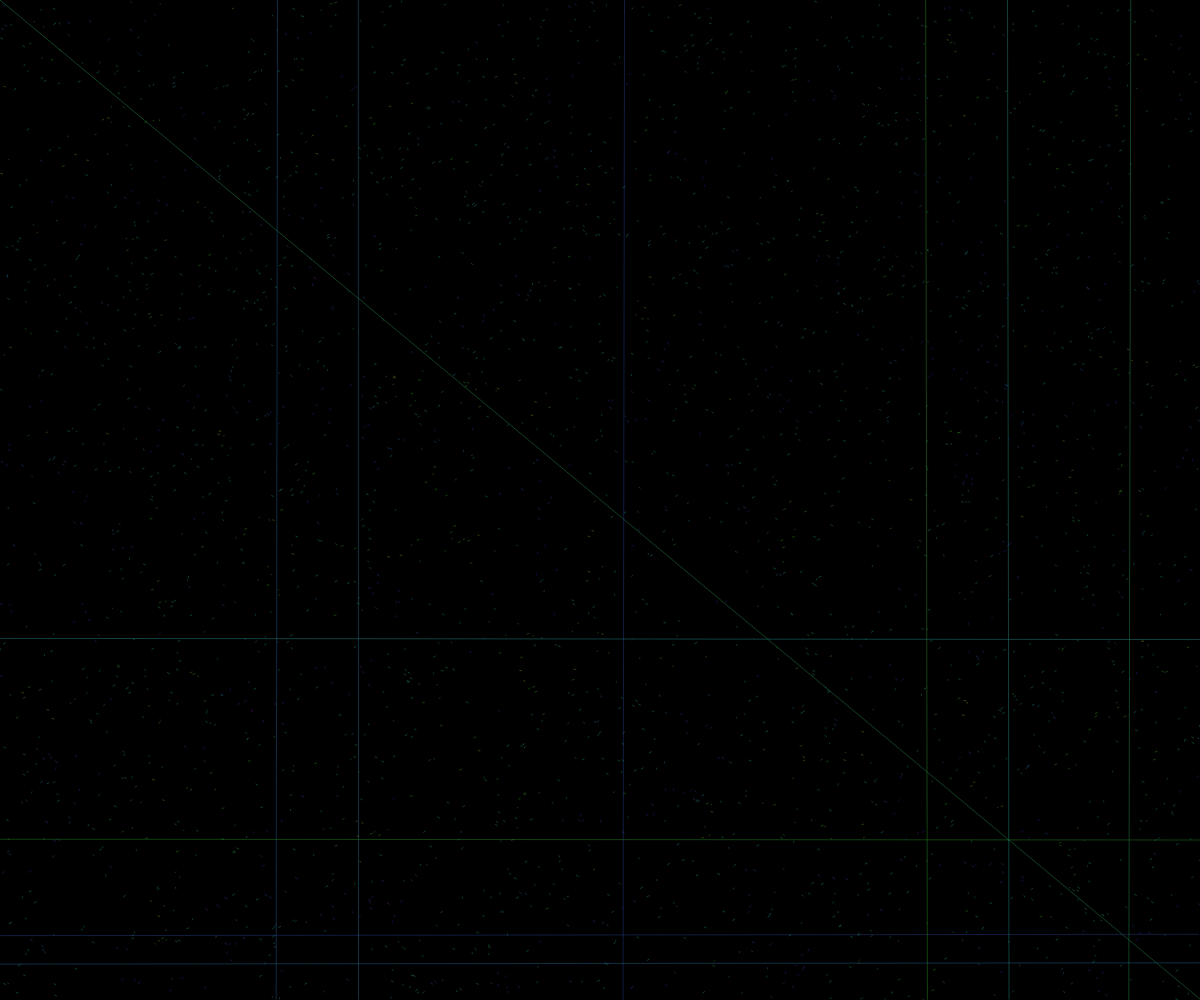
Frame 1 (no input)
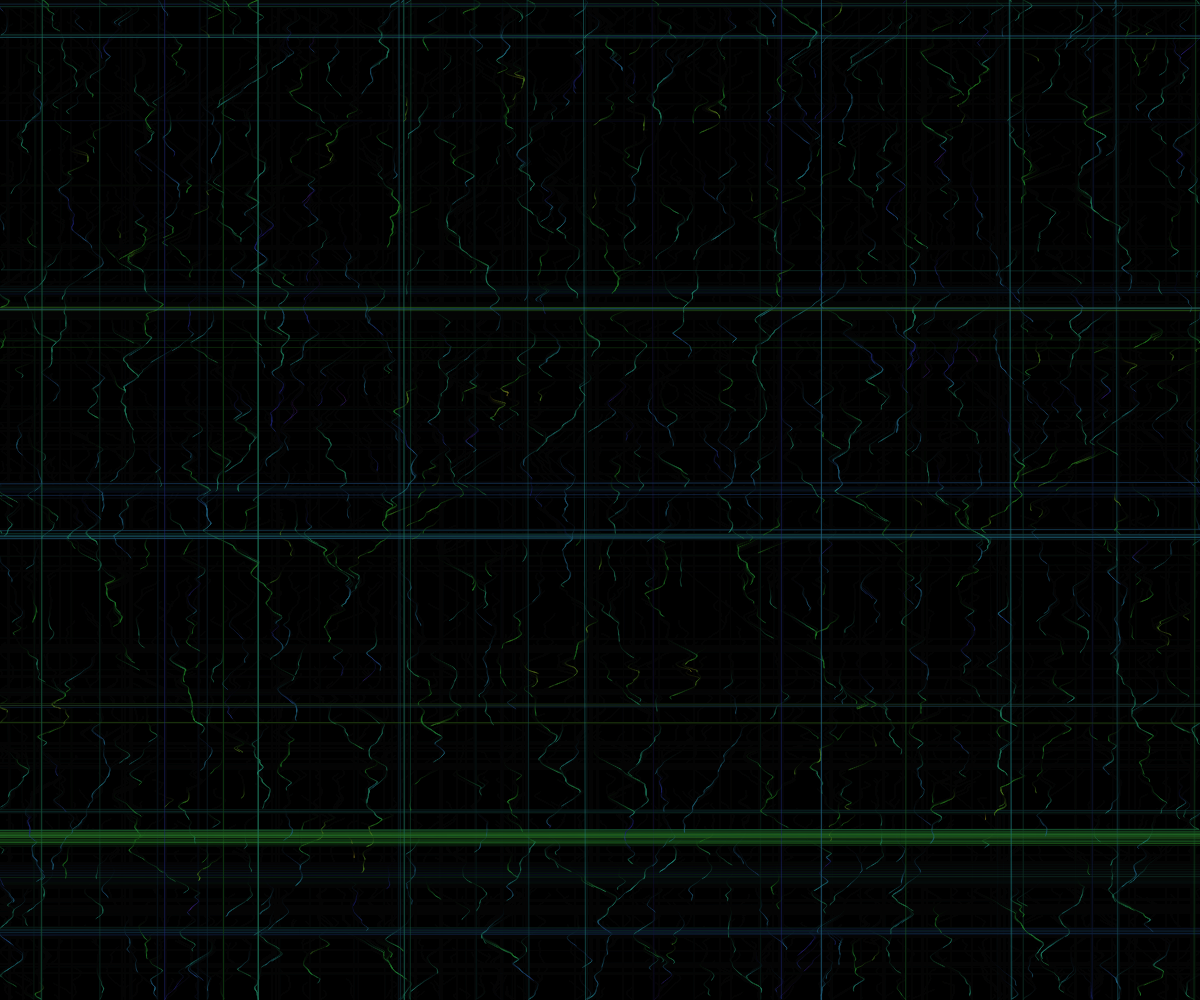
Frame 60 (no input)
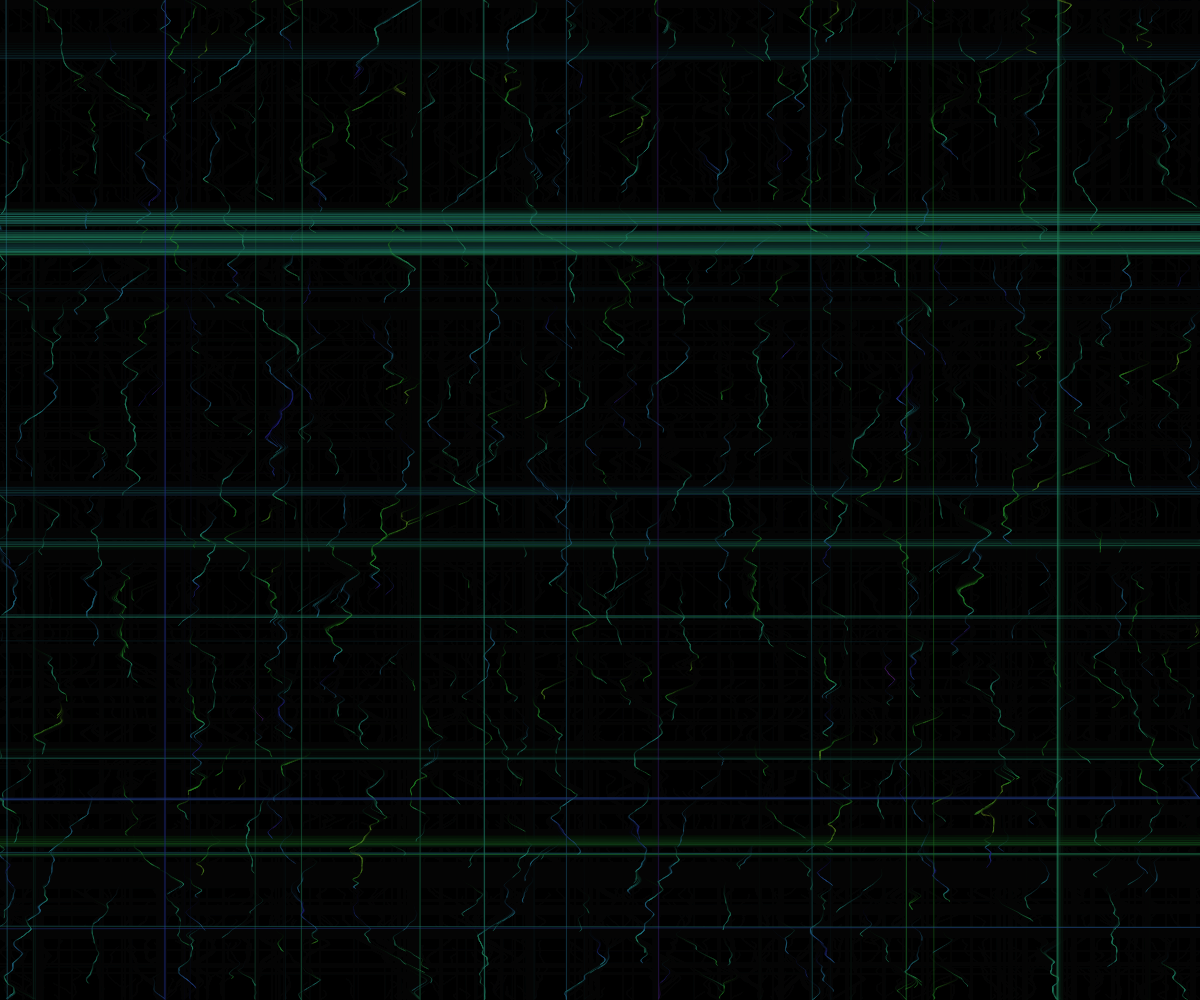
Frame 120 (the mouse pressed at the canvas centre since frame 60)

The p5.js sketch that drew these frames (run headless with seeded random() and noise() and a simulated clock; from frame 60 on, the mouse is pressed at the canvas centre):

// p5.js sketch
// ── sketch.js
// Genuary 2024 - Day 10: TAU Only (Option 2)
// Concept: TAU-Driven Noise Field Particles

// Strictly use TAU. Derive all other numbers.
// Assume p5.js variables (width, height, frameCount) and functions are allowed.

let zero, one, two, half, quarter, medium, large;
let particles = [];
let numParticles;
let gridResolution;
let noiseScale;
let timeIncrement;
let stepSize;

function setup() {
  createCanvas(windowWidth, windowHeight);

  // --- Derive necessary values from TAU ---
  zero = TAU - TAU;                       // 0
  one = TAU / TAU;                        // 1
  two = one + one;                        // 2
  half = one / two;                       // 0.5
  quarter = one / (two + two);            // 0.25
  let eight = (two + two) + (two + two);  // 8
  medium = TAU * TAU;                     // ~39.47
  large = medium * TAU;                   // ~248.05

  // --- Sketch-specific TAU derivations ---
  numParticles = floor(large * large/20);                    // Number of particles ~248
  gridResolution = floor(TAU);              // Implicit grid divisions ~12x12
  noiseScale = one / medium * 4;                      // Scale for noise input coordinates (~1/39)
  timeIncrement = one / large / two / 4;             // Slow time progression (~1/496)
  stepSize = one + one;                           // How far particles move each frame (2 pixels)

  // --- Set Color Mode using TAU derivations ---
  // HSB: Hue max=large, Sat max=medium, Bri max=medium, Alpha max=one
  colorMode(HSB, large, medium, medium, one);

  // --- Initialize Particles ---
  for (let i = zero; i < numParticles; i = i + one) {
    particles.push({
      x: random(width),  // random() is a p5 function
      y: random(height),
      px: random(width), // Previous position (start same as current)
      py: random(height)
    });
  }

  // --- Initial Drawing Setup ---
  background(zero, zero, zero); // Black background
  strokeWeight(one); // Thin strokes
  // noFill(); // Not strictly needed as we only use stroke
}

function draw() {
  // --- Re-derive numbers (optional, but ensures strictness if globals changed) ---
  zero = TAU - TAU;
  one = TAU / TAU;
  two = one + one;
  half = one / two;
  quarter = one / (two+two);
  medium = TAU * TAU;
  large = medium * TAU;
  stepSize = one + one;
  noiseScale = one / medium;
  timeIncrement = one / large / two;

  // --- Semi-transparent background for trails ---
  fill(zero, zero, zero, one / (TAU + two)); // Low alpha overlay (~1/8 = 0.125)
  noStroke();
  rect(zero, zero, width, height);

  // --- Update and Draw Particles ---
  let time = frameCount * timeIncrement; // Global time for noise z-offset

  for (let i = zero; i < numParticles; i = i + one) {
    let p = particles[floor(i)]; // Access particle (floor needed if i isn't integer, though loop ensures it)

    // Store previous position
    p.px = p.x;
    p.py = p.y;

    // Calculate noise coordinates based on position and scale
    let noiseX = p.x * noiseScale;
    let noiseY = p.y * noiseScale;

    // Get noise value (0 to 1)
    let noiseValue = noise(noiseX, noiseY, time); // noise() is p5 function

    // Map noise value to an angle (0 to TAU)
    let angle = noiseValue * TAU;

    // Calculate movement vector
    let vx = cos(angle * 5); // cos() is p5 function
    let vy = sin(angle / 5); // sin() is p5 function

    // Update position
    p.x = p.x + vx * stepSize;
    p.y = p.y + vy * stepSize;

    // --- Handle Particle Wrapping ---
    if (p.x < zero) p.x = width;
    if (p.x > width) p.x = zero;
    if (p.y < zero) p.y = height;
    if (p.y > height) p.y = zero;

    // --- Determine Color based on Angle ---
    // Hue mapped from angle (0-TAU maps to 0-large)
    let hue = angle / TAU * large;
    // Fixed high saturation and medium brightness
    let saturation = medium * (one - quarter); // 3/4 of max saturation
    let brightness = medium * half;            // 1/2 of max brightness
    // Low alpha for ethereal look
    let alpha = one * half;                     // 0.5 alpha

    // --- Draw Particle Trail Segment ---
    stroke(hue, saturation, brightness, alpha);
    line(p.px, p.py, p.x, p.y); // line() is p5 function

  } // end particle loop
}

// Make canvas responsive
function windowResized() {
  resizeCanvas(windowWidth, windowHeight);
  // Reset background
  zero = TAU - TAU;
  background(zero, zero, zero);
  // Optional: Re-randomize particles on resize?
  // Or just let them continue from their current positions.
  // Re-randomizing might be jarring but ensures coverage of new space.
  // Let's keep it simple and not re-randomize for now.
}
